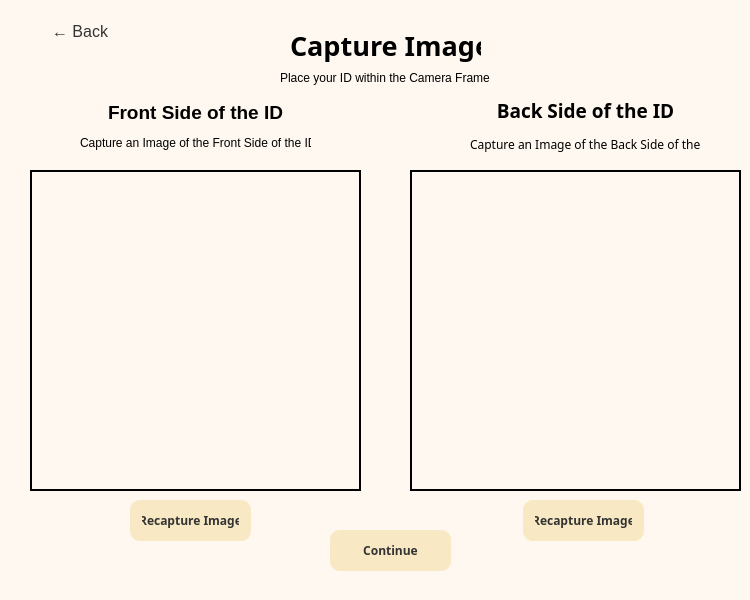
<?xml version="1.0" encoding="UTF-8"?>
<ui version="4.0">
 <class>MainWindow</class>
 <widget class="QMainWindow" name="MainWindow">
  <property name="geometry">
   <rect>
    <x>0</x>
    <y>0</y>
    <width>750</width>
    <height>600</height>
   </rect>
  </property>
  <property name="minimumSize">
   <size>
    <width>750</width>
    <height>600</height>
   </size>
  </property>
  <property name="maximumSize">
   <size>
    <width>750</width>
    <height>600</height>
   </size>
  </property>
  <property name="windowTitle">
   <string>ID Scanner</string>
  </property>
  <property name="styleSheet">
   <string notr="true">QMainWindow {
	font: 9pt &quot;Sylfaen&quot;;
	font: 9pt &quot;Inter&quot;;
    background-color: #FFF8F0;
}

QPushButton {
    background-color: #F8E8C3;
    color: #333333;
    border-radius: 10px;
    padding: 6px 12px;
}

QPushButton:hover {
    background-color: #F0D9A0;
}

QPushButton:pressed {
    background-color: #E8CA7D;
}
QPushButton#backButtonp1,
QPushButton#backButtonp2,
QPushButton#backButtonp3,
QPushButton#backButtonp4,
QPushButton#backButtonp5,
QPushButton#backButtonp6,
QPushButton#backButtonp7 {
    background-color: transparent;
    color: #333333;
    font-size: 16px;
    border: none;
    text-align: left;
    min-width: 81px;
    max-width: 81px;
    min-height: 31px;
    max-height: 31px;
}
QComboBox#idOption {
    background-color: #fff3d5;
    border: 1px solid #000000;
    border-radius: 8px;
    padding: 4px 8px;
    color: #333333;
}

QComboBox#idOption:hover {
    border: 1px solid #fff9f6;
}

QComboBox#idOption::drop-down {
    subcontrol-origin: padding;
    subcontrol-position: top right;
    width: 20px;
    border: none;
    border-top-right-radius: 8px;
    border-bottom-right-radius: 8px;
}

QComboBox#idOption::down-arrow {
    image: url(down_arrow.png);
    width: 12px;
    height: 12px;
}
QLabel#cameraView,
QLabel#uploadedImageView,
QLabel#cameraView1,
QLabel#cameraView2,
QLabel#frontImageView,
QLabel#backImageView {
    border: 2px solid #000001;
}
QWidget {
    font-family: &quot;Montserrat&quot;;
}
</string>
  </property>
  <widget class="QWidget" name="centralwidget">
   <widget class="QStackedWidget" name="Form1">
    <property name="geometry">
     <rect>
      <x>10</x>
      <y>0</y>
      <width>761</width>
      <height>611</height>
     </rect>
    </property>
    <property name="font">
     <font>
      <family>Montserrat</family>
     </font>
    </property>
    <property name="currentIndex">
     <number>4</number>
    </property>
    <widget class="QWidget" name="page">
     <widget class="QComboBox" name="idOption">
      <property name="geometry">
       <rect>
        <x>242</x>
        <y>200</y>
        <width>241</width>
        <height>41</height>
       </rect>
      </property>
      <property name="font">
       <font>
        <family>Montserrat</family>
        <pointsize>12</pointsize>
       </font>
      </property>
      <property name="editable">
       <bool>false</bool>
      </property>
      <property name="frame">
       <bool>true</bool>
      </property>
      <item>
       <property name="text">
        <string>Select Method</string>
       </property>
      </item>
      <item>
       <property name="text">
        <string>Capture Using Camera</string>
       </property>
      </item>
      <item>
       <property name="text">
        <string>Upload Image</string>
       </property>
      </item>
      <item>
       <property name="text">
        <string>Upload PDF</string>
       </property>
      </item>
     </widget>
     <widget class="QLabel" name="label_4">
      <property name="geometry">
       <rect>
        <x>291</x>
        <y>80</y>
        <width>211</width>
        <height>61</height>
       </rect>
      </property>
      <property name="font">
       <font>
        <family>Montserrat</family>
        <pointsize>20</pointsize>
        <weight>75</weight>
        <bold>true</bold>
       </font>
      </property>
      <property name="text">
       <string>ID Scanner</string>
      </property>
     </widget>
     <widget class="QPushButton" name="continuep1">
      <property name="geometry">
       <rect>
        <x>167</x>
        <y>470</y>
        <width>371</width>
        <height>31</height>
       </rect>
      </property>
      <property name="palette">
       <palette>
        <active>
         <colorrole role="WindowText">
          <brush brushstyle="SolidPattern">
           <color alpha="255">
            <red>51</red>
            <green>51</green>
            <blue>51</blue>
           </color>
          </brush>
         </colorrole>
         <colorrole role="Button">
          <brush brushstyle="SolidPattern">
           <color alpha="255">
            <red>248</red>
            <green>232</green>
            <blue>195</blue>
           </color>
          </brush>
         </colorrole>
         <colorrole role="Text">
          <brush brushstyle="SolidPattern">
           <color alpha="255">
            <red>51</red>
            <green>51</green>
            <blue>51</blue>
           </color>
          </brush>
         </colorrole>
         <colorrole role="ButtonText">
          <brush brushstyle="SolidPattern">
           <color alpha="255">
            <red>51</red>
            <green>51</green>
            <blue>51</blue>
           </color>
          </brush>
         </colorrole>
         <colorrole role="Base">
          <brush brushstyle="SolidPattern">
           <color alpha="255">
            <red>248</red>
            <green>232</green>
            <blue>195</blue>
           </color>
          </brush>
         </colorrole>
         <colorrole role="Window">
          <brush brushstyle="SolidPattern">
           <color alpha="255">
            <red>248</red>
            <green>232</green>
            <blue>195</blue>
           </color>
          </brush>
         </colorrole>
        </active>
        <inactive>
         <colorrole role="WindowText">
          <brush brushstyle="SolidPattern">
           <color alpha="255">
            <red>51</red>
            <green>51</green>
            <blue>51</blue>
           </color>
          </brush>
         </colorrole>
         <colorrole role="Button">
          <brush brushstyle="SolidPattern">
           <color alpha="255">
            <red>248</red>
            <green>232</green>
            <blue>195</blue>
           </color>
          </brush>
         </colorrole>
         <colorrole role="Text">
          <brush brushstyle="SolidPattern">
           <color alpha="255">
            <red>51</red>
            <green>51</green>
            <blue>51</blue>
           </color>
          </brush>
         </colorrole>
         <colorrole role="ButtonText">
          <brush brushstyle="SolidPattern">
           <color alpha="255">
            <red>51</red>
            <green>51</green>
            <blue>51</blue>
           </color>
          </brush>
         </colorrole>
         <colorrole role="Base">
          <brush brushstyle="SolidPattern">
           <color alpha="255">
            <red>248</red>
            <green>232</green>
            <blue>195</blue>
           </color>
          </brush>
         </colorrole>
         <colorrole role="Window">
          <brush brushstyle="SolidPattern">
           <color alpha="255">
            <red>248</red>
            <green>232</green>
            <blue>195</blue>
           </color>
          </brush>
         </colorrole>
        </inactive>
        <disabled>
         <colorrole role="WindowText">
          <brush brushstyle="SolidPattern">
           <color alpha="255">
            <red>51</red>
            <green>51</green>
            <blue>51</blue>
           </color>
          </brush>
         </colorrole>
         <colorrole role="Button">
          <brush brushstyle="SolidPattern">
           <color alpha="255">
            <red>248</red>
            <green>232</green>
            <blue>195</blue>
           </color>
          </brush>
         </colorrole>
         <colorrole role="Text">
          <brush brushstyle="SolidPattern">
           <color alpha="255">
            <red>51</red>
            <green>51</green>
            <blue>51</blue>
           </color>
          </brush>
         </colorrole>
         <colorrole role="ButtonText">
          <brush brushstyle="SolidPattern">
           <color alpha="255">
            <red>51</red>
            <green>51</green>
            <blue>51</blue>
           </color>
          </brush>
         </colorrole>
         <colorrole role="Base">
          <brush brushstyle="SolidPattern">
           <color alpha="255">
            <red>248</red>
            <green>232</green>
            <blue>195</blue>
           </color>
          </brush>
         </colorrole>
         <colorrole role="Window">
          <brush brushstyle="SolidPattern">
           <color alpha="255">
            <red>248</red>
            <green>232</green>
            <blue>195</blue>
           </color>
          </brush>
         </colorrole>
        </disabled>
       </palette>
      </property>
      <property name="font">
       <font>
        <family>Montserrat</family>
        <weight>75</weight>
        <bold>true</bold>
       </font>
      </property>
      <property name="styleSheet">
       <string notr="true"/>
      </property>
      <property name="text">
       <string>Continue</string>
      </property>
     </widget>
     <widget class="QCheckBox" name="debugOption">
      <property name="geometry">
       <rect>
        <x>304</x>
        <y>430</y>
        <width>101</width>
        <height>20</height>
       </rect>
      </property>
      <property name="text">
       <string>Debug Mode</string>
      </property>
     </widget>
     <widget class="QLabel" name="label_18">
      <property name="geometry">
       <rect>
        <x>140</x>
        <y>137</y>
        <width>591</width>
        <height>31</height>
       </rect>
      </property>
      <property name="font">
       <font>
        <family>Montserrat</family>
        <pointsize>10</pointsize>
       </font>
      </property>
      <property name="text">
       <string>Upload an existing photo of your ID or capture a new image using your camera</string>
      </property>
     </widget>
    </widget>
    <widget class="QWidget" name="page_2">
     <widget class="QLabel" name="label_5">
      <property name="geometry">
       <rect>
        <x>570</x>
        <y>80</y>
        <width>141</width>
        <height>41</height>
       </rect>
      </property>
      <property name="font">
       <font>
        <family>Montserrat</family>
        <pointsize>15</pointsize>
        <weight>75</weight>
        <bold>true</bold>
       </font>
      </property>
      <property name="text">
       <string>Capture Image</string>
      </property>
     </widget>
     <widget class="QLabel" name="label_11">
      <property name="geometry">
       <rect>
        <x>542</x>
        <y>120</y>
        <width>191</width>
        <height>16</height>
       </rect>
      </property>
      <property name="text">
       <string>Place your ID in the Camera Frame</string>
      </property>
     </widget>
     <widget class="QPushButton" name="recaptureButtonp1">
      <property name="geometry">
       <rect>
        <x>580</x>
        <y>250</y>
        <width>121</width>
        <height>41</height>
       </rect>
      </property>
      <property name="font">
       <font>
        <family>Montserrat</family>
        <weight>75</weight>
        <bold>true</bold>
       </font>
      </property>
      <property name="text">
       <string>Recapture Image</string>
      </property>
     </widget>
     <widget class="QLabel" name="cameraView">
      <property name="geometry">
       <rect>
        <x>20</x>
        <y>90</y>
        <width>512</width>
        <height>384</height>
       </rect>
      </property>
      <property name="text">
       <string/>
      </property>
      <property name="alignment">
       <set>Qt::AlignCenter</set>
      </property>
     </widget>
     <widget class="QPushButton" name="continuep2">
      <property name="geometry">
       <rect>
        <x>190</x>
        <y>530</y>
        <width>371</width>
        <height>31</height>
       </rect>
      </property>
      <property name="font">
       <font>
        <family>Montserrat</family>
        <weight>75</weight>
        <bold>true</bold>
       </font>
      </property>
      <property name="text">
       <string>Continue</string>
      </property>
     </widget>
     <widget class="QPushButton" name="backButtonp1">
      <property name="geometry">
       <rect>
        <x>30</x>
        <y>10</y>
        <width>105</width>
        <height>43</height>
       </rect>
      </property>
      <property name="font">
       <font>
        <family>Montserrat</family>
        <pointsize>-1</pointsize>
       </font>
      </property>
      <property name="text">
       <string>← Back</string>
      </property>
     </widget>
    </widget>
    <widget class="QWidget" name="page_3">
     <widget class="QLabel" name="label_6">
      <property name="geometry">
       <rect>
        <x>567</x>
        <y>90</y>
        <width>131</width>
        <height>41</height>
       </rect>
      </property>
      <property name="font">
       <font>
        <family>Montserrat</family>
        <pointsize>15</pointsize>
        <weight>75</weight>
        <bold>true</bold>
       </font>
      </property>
      <property name="text">
       <string>Upload Image </string>
      </property>
     </widget>
     <widget class="QPushButton" name="uploadButtonp3">
      <property name="geometry">
       <rect>
        <x>550</x>
        <y>310</y>
        <width>151</width>
        <height>30</height>
       </rect>
      </property>
      <property name="font">
       <font>
        <family>Montserrat</family>
        <weight>75</weight>
        <bold>true</bold>
       </font>
      </property>
      <property name="text">
       <string>Re-Upload Image</string>
      </property>
     </widget>
     <widget class="QLabel" name="uploadedImageView">
      <property name="geometry">
       <rect>
        <x>20</x>
        <y>90</y>
        <width>481</width>
        <height>381</height>
       </rect>
      </property>
      <property name="text">
       <string/>
      </property>
     </widget>
     <widget class="QPushButton" name="continuep3">
      <property name="geometry">
       <rect>
        <x>190</x>
        <y>530</y>
        <width>371</width>
        <height>31</height>
       </rect>
      </property>
      <property name="text">
       <string>Continue</string>
      </property>
     </widget>
     <widget class="QPushButton" name="backButtonp2">
      <property name="geometry">
       <rect>
        <x>30</x>
        <y>10</y>
        <width>105</width>
        <height>43</height>
       </rect>
      </property>
      <property name="minimumSize">
       <size>
        <width>105</width>
        <height>43</height>
       </size>
      </property>
      <property name="text">
       <string>← Back</string>
      </property>
     </widget>
     <widget class="QPushButton" name="uploadButtonp4">
      <property name="geometry">
       <rect>
        <x>550</x>
        <y>220</y>
        <width>151</width>
        <height>30</height>
       </rect>
      </property>
      <property name="font">
       <font>
        <family>Montserrat</family>
        <weight>75</weight>
        <bold>true</bold>
       </font>
      </property>
      <property name="text">
       <string>Upload Image</string>
      </property>
     </widget>
    </widget>
    <widget class="QWidget" name="page_4">
     <widget class="QLabel" name="label_12">
      <property name="geometry">
       <rect>
        <x>310</x>
        <y>0</y>
        <width>141</width>
        <height>51</height>
       </rect>
      </property>
      <property name="font">
       <font>
        <family>Montserrat</family>
        <pointsize>15</pointsize>
        <weight>75</weight>
        <bold>true</bold>
       </font>
      </property>
      <property name="text">
       <string>Extracted Text</string>
      </property>
     </widget>
     <widget class="QPushButton" name="continuep4">
      <property name="geometry">
       <rect>
        <x>290</x>
        <y>520</y>
        <width>171</width>
        <height>61</height>
       </rect>
      </property>
      <property name="font">
       <font>
        <family>Montserrat</family>
        <weight>75</weight>
        <bold>true</bold>
       </font>
      </property>
      <property name="text">
       <string>Scan Another Image/File</string>
      </property>
     </widget>
     <widget class="QTabWidget" name="reviewTabWidget">
      <property name="geometry">
       <rect>
        <x>10</x>
        <y>60</y>
        <width>521</width>
        <height>451</height>
       </rect>
      </property>
      <property name="currentIndex">
       <number>-1</number>
      </property>
     </widget>
     <widget class="QPushButton" name="backButtonp3">
      <property name="geometry">
       <rect>
        <x>30</x>
        <y>10</y>
        <width>105</width>
        <height>43</height>
       </rect>
      </property>
      <property name="text">
       <string>← Back</string>
      </property>
     </widget>
     <widget class="QPlainTextEdit" name="resultbox">
      <property name="geometry">
       <rect>
        <x>535</x>
        <y>120</y>
        <width>201</width>
        <height>321</height>
       </rect>
      </property>
     </widget>
     <widget class="QPushButton" name="downloadp4">
      <property name="geometry">
       <rect>
        <x>570</x>
        <y>460</y>
        <width>131</width>
        <height>41</height>
       </rect>
      </property>
      <property name="font">
       <font>
        <family>Montserrat</family>
        <weight>75</weight>
        <bold>true</bold>
       </font>
      </property>
      <property name="text">
       <string>Download as Text</string>
      </property>
     </widget>
     <widget class="QLabel" name="label_17">
      <property name="geometry">
       <rect>
        <x>240</x>
        <y>40</y>
        <width>271</width>
        <height>16</height>
       </rect>
      </property>
      <property name="text">
       <string>Here are the key information extracted by the app</string>
      </property>
     </widget>
    </widget>
    <widget class="QWidget" name="page_5">
     <widget class="QLabel" name="cameraView2">
      <property name="geometry">
       <rect>
        <x>400</x>
        <y>170</y>
        <width>331</width>
        <height>321</height>
       </rect>
      </property>
      <property name="text">
       <string>&lt;html&gt;&lt;head/&gt;&lt;body&gt;&lt;p align=&quot;center&quot;&gt;&lt;br/&gt;&lt;/p&gt;&lt;/body&gt;&lt;/html&gt;</string>
      </property>
     </widget>
     <widget class="QLabel" name="cameraView1">
      <property name="geometry">
       <rect>
        <x>20</x>
        <y>170</y>
        <width>331</width>
        <height>321</height>
       </rect>
      </property>
      <property name="text">
       <string>&lt;html&gt;&lt;head/&gt;&lt;body&gt;&lt;p align=&quot;center&quot;&gt;&lt;br/&gt;&lt;/p&gt;&lt;/body&gt;&lt;/html&gt;</string>
      </property>
     </widget>
     <widget class="QPushButton" name="continuep5">
      <property name="geometry">
       <rect>
        <x>320</x>
        <y>530</y>
        <width>121</width>
        <height>41</height>
       </rect>
      </property>
      <property name="font">
       <font>
        <family>Montserrat</family>
        <weight>75</weight>
        <bold>true</bold>
       </font>
      </property>
      <property name="text">
       <string>Continue</string>
      </property>
     </widget>
     <widget class="QLabel" name="label_8">
      <property name="geometry">
       <rect>
        <x>280</x>
        <y>20</y>
        <width>191</width>
        <height>51</height>
       </rect>
      </property>
      <property name="font">
       <font>
        <family>Montserrat</family>
        <pointsize>20</pointsize>
        <weight>75</weight>
        <bold>true</bold>
       </font>
      </property>
      <property name="text">
       <string>&lt;html&gt;&lt;head/&gt;&lt;body&gt;&lt;p&gt;Capture Image&lt;/p&gt;&lt;/body&gt;&lt;/html&gt;</string>
      </property>
     </widget>
     <widget class="QLabel" name="label_9">
      <property name="geometry">
       <rect>
        <x>270</x>
        <y>70</y>
        <width>211</width>
        <height>16</height>
       </rect>
      </property>
      <property name="text">
       <string>Place your ID within the Camera Frame</string>
      </property>
     </widget>
     <widget class="QPushButton" name="captureButtonp2">
      <property name="geometry">
       <rect>
        <x>120</x>
        <y>500</y>
        <width>121</width>
        <height>41</height>
       </rect>
      </property>
      <property name="font">
       <font>
        <family>Montserrat</family>
        <weight>75</weight>
        <bold>true</bold>
       </font>
      </property>
      <property name="text">
       <string>Recapture Image</string>
      </property>
     </widget>
     <widget class="QPushButton" name="captureButtonp3">
      <property name="geometry">
       <rect>
        <x>513</x>
        <y>500</y>
        <width>121</width>
        <height>41</height>
       </rect>
      </property>
      <property name="font">
       <font>
        <family>Montserrat</family>
        <weight>75</weight>
        <bold>true</bold>
       </font>
      </property>
      <property name="text">
       <string>Recapture Image</string>
      </property>
     </widget>
     <widget class="QPushButton" name="backButtonp4">
      <property name="geometry">
       <rect>
        <x>30</x>
        <y>10</y>
        <width>105</width>
        <height>43</height>
       </rect>
      </property>
      <property name="text">
       <string>← Back</string>
      </property>
     </widget>
     <widget class="QLabel" name="label_13">
      <property name="geometry">
       <rect>
        <x>70</x>
        <y>90</y>
        <width>231</width>
        <height>71</height>
       </rect>
      </property>
      <property name="text">
       <string>&lt;html&gt;&lt;head/&gt;&lt;body&gt;&lt;p align=&quot;center&quot;&gt;&lt;span style=&quot; font-size:14pt; font-weight:700;&quot;&gt;Front Side of the ID&lt;/span&gt;&lt;/p&gt;&lt;p align=&quot;center&quot;&gt;Capture an Image of the Front Side of the ID&lt;/p&gt;&lt;/body&gt;&lt;/html&gt;</string>
      </property>
     </widget>
     <widget class="QLabel" name="label_14">
      <property name="geometry">
       <rect>
        <x>460</x>
        <y>90</y>
        <width>231</width>
        <height>71</height>
       </rect>
      </property>
      <property name="font">
       <font>
        <family>Montserrat</family>
       </font>
      </property>
      <property name="text">
       <string>&lt;html&gt;&lt;head/&gt;&lt;body&gt;&lt;p align=&quot;center&quot;&gt;&lt;span style=&quot; font-size:14pt; font-weight:700;&quot;&gt;Back Side of the ID&lt;/span&gt;&lt;/p&gt;&lt;p align=&quot;center&quot;&gt;Capture an Image of the Back Side of the ID&lt;/p&gt;&lt;/body&gt;&lt;/html&gt;</string>
      </property>
     </widget>
    </widget>
    <widget class="QWidget" name="page_6">
     <widget class="QLabel" name="backImageView">
      <property name="geometry">
       <rect>
        <x>420</x>
        <y>170</y>
        <width>301</width>
        <height>301</height>
       </rect>
      </property>
      <property name="text">
       <string>&lt;html&gt;&lt;head/&gt;&lt;body&gt;&lt;p align=&quot;center&quot;&gt;&lt;br/&gt;&lt;/p&gt;&lt;/body&gt;&lt;/html&gt;</string>
      </property>
     </widget>
     <widget class="QLabel" name="frontImageView">
      <property name="geometry">
       <rect>
        <x>30</x>
        <y>170</y>
        <width>301</width>
        <height>301</height>
       </rect>
      </property>
      <property name="text">
       <string>&lt;html&gt;&lt;head/&gt;&lt;body&gt;&lt;p align=&quot;center&quot;&gt;&lt;br/&gt;&lt;/p&gt;&lt;/body&gt;&lt;/html&gt;</string>
      </property>
     </widget>
     <widget class="QPushButton" name="continuep6">
      <property name="geometry">
       <rect>
        <x>330</x>
        <y>530</y>
        <width>121</width>
        <height>41</height>
       </rect>
      </property>
      <property name="text">
       <string>Continue</string>
      </property>
     </widget>
     <widget class="QPushButton" name="uploadFrontButton">
      <property name="geometry">
       <rect>
        <x>110</x>
        <y>480</y>
        <width>141</width>
        <height>51</height>
       </rect>
      </property>
      <property name="font">
       <font>
        <family>Montserrat</family>
        <weight>75</weight>
        <bold>true</bold>
       </font>
      </property>
      <property name="text">
       <string>Upload Front Side
Image</string>
      </property>
     </widget>
     <widget class="QPushButton" name="uploadBackButton">
      <property name="geometry">
       <rect>
        <x>511</x>
        <y>480</y>
        <width>131</width>
        <height>51</height>
       </rect>
      </property>
      <property name="font">
       <font>
        <family>Montserrat</family>
        <weight>75</weight>
        <bold>true</bold>
       </font>
      </property>
      <property name="text">
       <string>Upload Back Side
Image</string>
      </property>
     </widget>
     <widget class="QLabel" name="label_7">
      <property name="geometry">
       <rect>
        <x>290</x>
        <y>30</y>
        <width>178</width>
        <height>36</height>
       </rect>
      </property>
      <property name="font">
       <font>
        <family>Montserrat</family>
        <pointsize>20</pointsize>
        <weight>75</weight>
        <bold>true</bold>
       </font>
      </property>
      <property name="text">
       <string>&lt;html&gt;&lt;head/&gt;&lt;body&gt;&lt;p&gt;Upload Image&lt;/p&gt;&lt;/body&gt;&lt;/html&gt;</string>
      </property>
     </widget>
     <widget class="QPushButton" name="backButtonp5">
      <property name="geometry">
       <rect>
        <x>30</x>
        <y>10</y>
        <width>105</width>
        <height>43</height>
       </rect>
      </property>
      <property name="text">
       <string>← Back</string>
      </property>
     </widget>
     <widget class="QLabel" name="label_15">
      <property name="geometry">
       <rect>
        <x>60</x>
        <y>90</y>
        <width>251</width>
        <height>71</height>
       </rect>
      </property>
      <property name="text">
       <string>&lt;html&gt;&lt;head/&gt;&lt;body&gt;&lt;p align=&quot;center&quot;&gt;&lt;span style=&quot; font-size:14pt; font-weight:700;&quot;&gt;Front Side of the ID&lt;/span&gt;&lt;/p&gt;&lt;p align=&quot;center&quot;&gt;Upload an Image of the Front Side of the ID&lt;/p&gt;&lt;/body&gt;&lt;/html&gt;</string>
      </property>
     </widget>
     <widget class="QLabel" name="label_16">
      <property name="geometry">
       <rect>
        <x>454</x>
        <y>90</y>
        <width>251</width>
        <height>71</height>
       </rect>
      </property>
      <property name="text">
       <string>&lt;html&gt;&lt;head/&gt;&lt;body&gt;&lt;p align=&quot;center&quot;&gt;&lt;span style=&quot; font-size:14pt; font-weight:700;&quot;&gt;Back Side of the ID&lt;/span&gt;&lt;/p&gt;&lt;p align=&quot;center&quot;&gt;Upload an Image of the Back Side of the ID&lt;/p&gt;&lt;/body&gt;&lt;/html&gt;</string>
      </property>
     </widget>
    </widget>
    <widget class="QWidget" name="page_7">
     <widget class="QScrollArea" name="scrollArea">
      <property name="geometry">
       <rect>
        <x>30</x>
        <y>110</y>
        <width>481</width>
        <height>381</height>
       </rect>
      </property>
      <property name="widgetResizable">
       <bool>true</bool>
      </property>
      <widget class="QWidget" name="scrollAreaWidgetContents">
       <property name="geometry">
        <rect>
         <x>0</x>
         <y>0</y>
         <width>479</width>
         <height>379</height>
        </rect>
       </property>
       <widget class="QWidget" name="widget" native="true">
        <property name="geometry">
         <rect>
          <x>0</x>
          <y>0</y>
          <width>481</width>
          <height>381</height>
         </rect>
        </property>
       </widget>
      </widget>
     </widget>
     <widget class="QPushButton" name="backButtonp7">
      <property name="geometry">
       <rect>
        <x>30</x>
        <y>10</y>
        <width>105</width>
        <height>43</height>
       </rect>
      </property>
      <property name="minimumSize">
       <size>
        <width>105</width>
        <height>43</height>
       </size>
      </property>
      <property name="text">
       <string>← Back</string>
      </property>
     </widget>
     <widget class="QPushButton" name="continuep7">
      <property name="geometry">
       <rect>
        <x>190</x>
        <y>530</y>
        <width>371</width>
        <height>31</height>
       </rect>
      </property>
      <property name="palette">
       <palette>
        <active>
         <colorrole role="WindowText">
          <brush brushstyle="SolidPattern">
           <color alpha="255">
            <red>51</red>
            <green>51</green>
            <blue>51</blue>
           </color>
          </brush>
         </colorrole>
         <colorrole role="Button">
          <brush brushstyle="SolidPattern">
           <color alpha="255">
            <red>248</red>
            <green>232</green>
            <blue>195</blue>
           </color>
          </brush>
         </colorrole>
         <colorrole role="Text">
          <brush brushstyle="SolidPattern">
           <color alpha="255">
            <red>51</red>
            <green>51</green>
            <blue>51</blue>
           </color>
          </brush>
         </colorrole>
         <colorrole role="ButtonText">
          <brush brushstyle="SolidPattern">
           <color alpha="255">
            <red>51</red>
            <green>51</green>
            <blue>51</blue>
           </color>
          </brush>
         </colorrole>
         <colorrole role="Base">
          <brush brushstyle="SolidPattern">
           <color alpha="255">
            <red>248</red>
            <green>232</green>
            <blue>195</blue>
           </color>
          </brush>
         </colorrole>
         <colorrole role="Window">
          <brush brushstyle="SolidPattern">
           <color alpha="255">
            <red>248</red>
            <green>232</green>
            <blue>195</blue>
           </color>
          </brush>
         </colorrole>
        </active>
        <inactive>
         <colorrole role="WindowText">
          <brush brushstyle="SolidPattern">
           <color alpha="255">
            <red>51</red>
            <green>51</green>
            <blue>51</blue>
           </color>
          </brush>
         </colorrole>
         <colorrole role="Button">
          <brush brushstyle="SolidPattern">
           <color alpha="255">
            <red>248</red>
            <green>232</green>
            <blue>195</blue>
           </color>
          </brush>
         </colorrole>
         <colorrole role="Text">
          <brush brushstyle="SolidPattern">
           <color alpha="255">
            <red>51</red>
            <green>51</green>
            <blue>51</blue>
           </color>
          </brush>
         </colorrole>
         <colorrole role="ButtonText">
          <brush brushstyle="SolidPattern">
           <color alpha="255">
            <red>51</red>
            <green>51</green>
            <blue>51</blue>
           </color>
          </brush>
         </colorrole>
         <colorrole role="Base">
          <brush brushstyle="SolidPattern">
           <color alpha="255">
            <red>248</red>
            <green>232</green>
            <blue>195</blue>
           </color>
          </brush>
         </colorrole>
         <colorrole role="Window">
          <brush brushstyle="SolidPattern">
           <color alpha="255">
            <red>248</red>
            <green>232</green>
            <blue>195</blue>
           </color>
          </brush>
         </colorrole>
        </inactive>
        <disabled>
         <colorrole role="WindowText">
          <brush brushstyle="SolidPattern">
           <color alpha="255">
            <red>51</red>
            <green>51</green>
            <blue>51</blue>
           </color>
          </brush>
         </colorrole>
         <colorrole role="Button">
          <brush brushstyle="SolidPattern">
           <color alpha="255">
            <red>248</red>
            <green>232</green>
            <blue>195</blue>
           </color>
          </brush>
         </colorrole>
         <colorrole role="Text">
          <brush brushstyle="SolidPattern">
           <color alpha="255">
            <red>51</red>
            <green>51</green>
            <blue>51</blue>
           </color>
          </brush>
         </colorrole>
         <colorrole role="ButtonText">
          <brush brushstyle="SolidPattern">
           <color alpha="255">
            <red>51</red>
            <green>51</green>
            <blue>51</blue>
           </color>
          </brush>
         </colorrole>
         <colorrole role="Base">
          <brush brushstyle="SolidPattern">
           <color alpha="255">
            <red>248</red>
            <green>232</green>
            <blue>195</blue>
           </color>
          </brush>
         </colorrole>
         <colorrole role="Window">
          <brush brushstyle="SolidPattern">
           <color alpha="255">
            <red>248</red>
            <green>232</green>
            <blue>195</blue>
           </color>
          </brush>
         </colorrole>
        </disabled>
       </palette>
      </property>
      <property name="font">
       <font>
        <family>Montserrat</family>
        <weight>75</weight>
        <bold>true</bold>
       </font>
      </property>
      <property name="styleSheet">
       <string notr="true"/>
      </property>
      <property name="text">
       <string>Continue</string>
      </property>
     </widget>
     <widget class="QListWidget" name="fileListWidget_2">
      <property name="geometry">
       <rect>
        <x>540</x>
        <y>160</y>
        <width>191</width>
        <height>271</height>
       </rect>
      </property>
     </widget>
     <widget class="QLabel" name="label_20">
      <property name="geometry">
       <rect>
        <x>290</x>
        <y>20</y>
        <width>191</width>
        <height>36</height>
       </rect>
      </property>
      <property name="font">
       <font>
        <family>Montserrat</family>
        <pointsize>20</pointsize>
        <weight>75</weight>
        <bold>true</bold>
       </font>
      </property>
      <property name="text">
       <string>&lt;html&gt;&lt;head/&gt;&lt;body&gt;&lt;p&gt;Upload PDF&lt;/p&gt;&lt;/body&gt;&lt;/html&gt;</string>
      </property>
     </widget>
     <widget class="QLabel" name="label_21">
      <property name="geometry">
       <rect>
        <x>300</x>
        <y>80</y>
        <width>61</width>
        <height>16</height>
       </rect>
      </property>
      <property name="text">
       <string/>
      </property>
     </widget>
     <widget class="QPushButton" name="ReuploadPDF">
      <property name="geometry">
       <rect>
        <x>560</x>
        <y>460</y>
        <width>151</width>
        <height>30</height>
       </rect>
      </property>
      <property name="font">
       <font>
        <family>Montserrat</family>
        <weight>75</weight>
        <bold>true</bold>
       </font>
      </property>
      <property name="text">
       <string>Re-Upload PDF</string>
      </property>
     </widget>
    </widget>
   </widget>
  </widget>
 </widget>
 <resources/>
 <connections/>
</ui>
